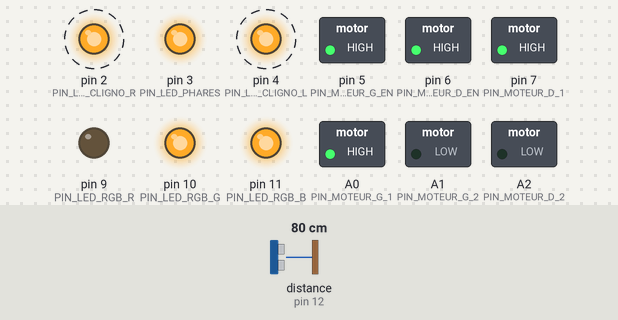
Bench run of a sketch on a simulated Arduino Uno, built with avr-gcc and run on an emulated ATmega328P. On the bench: switched loads named in the sketch (green lamp = pin HIGH), output pins drawn as LEDs (lit = HIGH). Wiring (inferred from the names in the program): ultrasonic range finder: trigger pin 8; echo pin 12. Dashed ring = blinking. The test bench sets the inputs (shaded band); at power-on: distance to the obstacle (sensor on pin 12) 80 cm. The echo pulse lasts 58.3 µs per cm; pins used as bus, display or sensor lines are not drawn; what the sketch prints to the serial monitor is not drawn.

Above: at 1.2 s.
1.3 s: distance to the obstacle (sensor on pin 12) set to 19 cm
4.3 s: distance to the obstacle (sensor on pin 12) set to 15 cm
At 7.1 s:
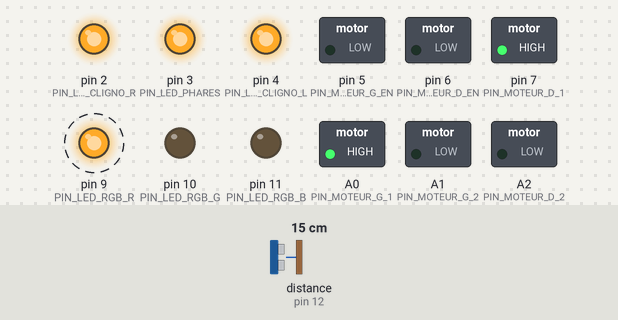
7.3 s: distance to the obstacle (sensor on pin 12) set to 18 cm
At 8.5 s:
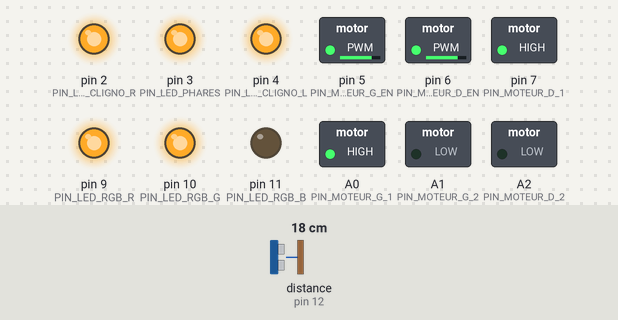
10.3 s: distance to the obstacle (sensor on pin 12) set to 2 cm
At 10.9 s:
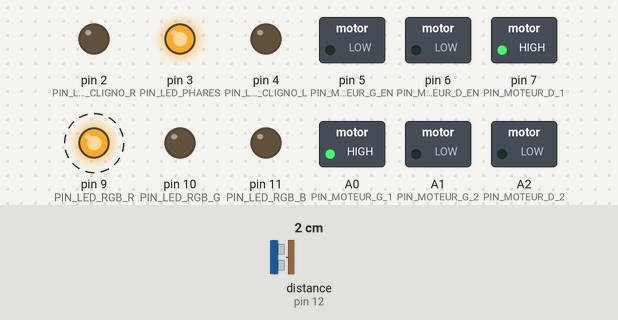
12.6 s: distance to the obstacle (sensor on pin 12) set to 35 cm
At 13.7 s:
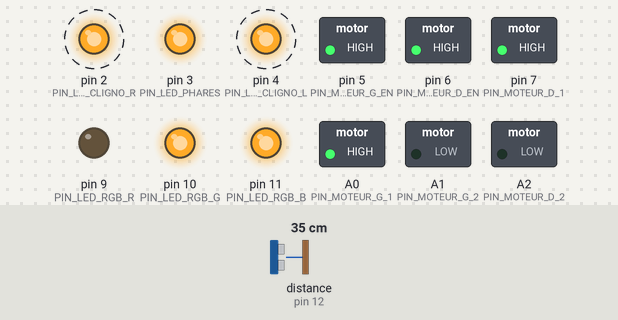
15.6 s: distance to the obstacle (sensor on pin 12) set to 4 cm
At 17.8 s:
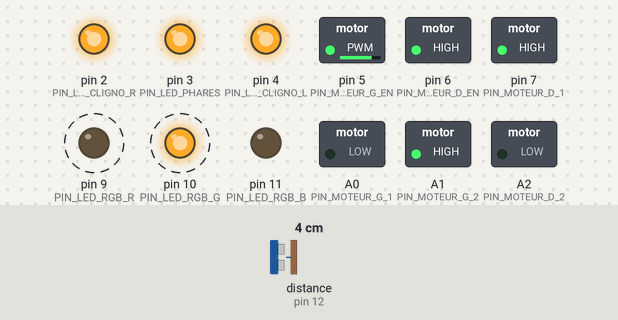
Timing chart, 0 to 19.6 s (numbered marks = the images above; inputs shaded):
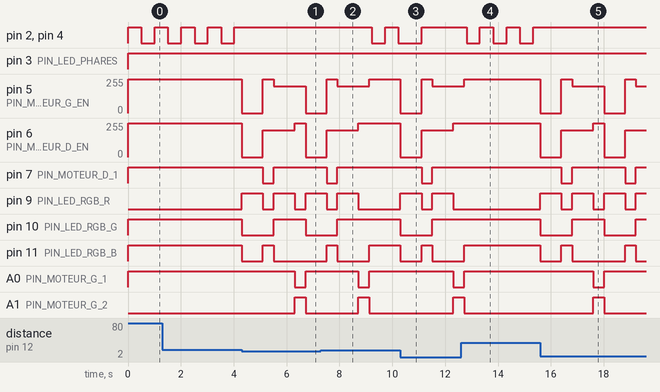

Measured:
- the behaviour switches between 17 and 16 cm on distance to the obstacle (sensor on pin 12) (found by bisection; images 0 and 1)
- after the input at 4.3 s, pin 2 (PIN_LED_CLIGNO_R), pin 4 (PIN_LED_CLIGNO_L): stops changing and stays HIGH
- after the input at 7.3 s, pin 2 (PIN_LED_CLIGNO_R), pin 4 (PIN_LED_CLIGNO_L): HIGH → LOW after 1.9 s, → HIGH 0.50 s later, → LOW 0.50 s later
- after the input at 10.3 s, pin 5 (PIN_MOTEUR_G_EN): 255/255 → 0/255 at once, → 255/255 0.80 s later, → 200/255 0.40 s later; pin 6 (PIN_MOTEUR_D_EN): 255/255 → 0/255 at once, → 200/255 0.80 s later, → 255/255 1.2 s later
- after the input at 12.6 s, pin 2 (PIN_LED_CLIGNO_R), pin 4 (PIN_LED_CLIGNO_L): alternates HIGH for 0.51 s and LOW for 0.51 s, starting after 0.21 s
- after the input at 15.6 s, pin 2 (PIN_LED_CLIGNO_R), pin 4 (PIN_LED_CLIGNO_L): stops changing and stays HIGH
- by itself, pin 2 (PIN_LED_CLIGNO_R), pin 4 (PIN_LED_CLIGNO_L): alternates HIGH for 0.50 s and LOW for 0.50 s

The sketch:

code_robot.ino
```cpp
//fichiers avec les #define :
#include "pins.h"
#include "parameters.h"

//librairies (bibliotheques) :
#include <RobotFonctions.h>
#include <Motor.h>

#include <Ultrasonic.h>

Motor moteurDroit(PIN_MOTEUR_D_EN, PIN_MOTEUR_D_1, PIN_MOTEUR_D_2, 1);
Motor moteurGauche(PIN_MOTEUR_G_EN, PIN_MOTEUR_G_1, PIN_MOTEUR_G_2, 1);

RobotFonctions robot(PIN_LED_CLIGNO_R, PIN_LED_CLIGNO_L, PIN_LED_PHARES, PIN_LED_RGB_R, PIN_LED_RGB_G, PIN_LED_RGB_B);

Ultrasonic sonar(PIN_SONAR_TRIG, PIN_SONAR_ECHO, SONAR_MAX_DISTANCE);

void setup()
{
	Serial.begin(57600);
	Serial.println("Robot OK !");
	robot.enableClignoAll();
	robot.enablePhares();
	robot.enableRGBLed();

	robot.setLumPhares(255);
	robot.setColor(CYAN);
	moteurDroit.setSpeed(255);
	moteurGauche.setSpeed(255);
}

void loop()
{
	delay(10);
	//Serial.println(sonar.Ranging(CM));//Affiche la distance du sonar

	if (sonar.Ranging(CM) > 15) {
		robot.setColor(CYAN);
		moteurDroit.setSpeed(255);
		moteurGauche.setSpeed(255);
	}
	else {
		robot.setColor(ROUGE);
		moteurDroit.setSpeed(0);
		moteurGauche.setSpeed(0);
		robot.update();
		delay(800);
		robot.setColor(BLEU);
		moteurDroit.setSpeed(-200);
		moteurGauche.setSpeed(255);
		robot.update();
		delay(400);
		robot.setColor(JAUNE);
		moteurDroit.setSpeed(200);
		moteurGauche.setSpeed(200);
		robot.update();
		delay(800);
		robot.setColor(VERT);
		moteurDroit.setSpeed(255);
		moteurGauche.setSpeed(-200);
		robot.update();
		delay(400);
	}
	robot.update();
}
```

parameters.h
```cpp
#ifndef PARAMETERS_H
#define PARAMETERS_H
#include "Arduino.h"

//#define SONAR_MAX_DISTANCE 200
#define SONAR_MAX_DISTANCE 18000

#endif
```

pins.h
```cpp
#ifndef PINS_H
#define PINS_H
#include "Arduino.h"

#define PIN_LED_RGB_R	9
#define PIN_LED_RGB_G	10
#define PIN_LED_RGB_B	11

#define PIN_LED_PHARES	3

#define PIN_LED_CLIGNO_R	2
#define PIN_LED_CLIGNO_L	4

#define PIN_SONAR_TRIG	8
#define PIN_SONAR_ECHO	12

#define PIN_IR			A3

#define PIN_MOTEUR_G_1	A0
#define PIN_MOTEUR_G_2	A1
#define PIN_MOTEUR_G_EN	5

#define PIN_MOTEUR_D_1	7
#define PIN_MOTEUR_D_2	A2
#define PIN_MOTEUR_D_EN	6

#endif
```
